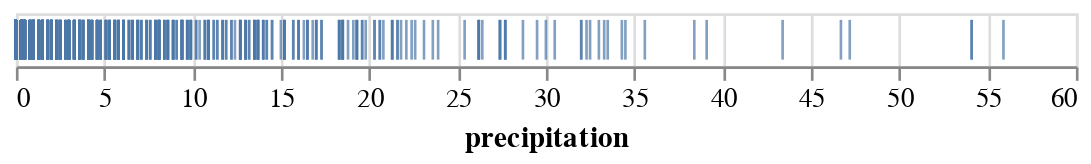

Source (notebook cell):
### Code cell
import altair as alt

alt.Chart(df).mark_tick().encode(
    x='precipitation',
)

### Figure 1 — Vega-Lite specification as saved in the notebook (floating-point values rounded to 4 significant figures; data arrays with more than 128 entries replaced by an {"elided": "..."} marker saying what was removed)
{"config": {"view": {"continuousWidth": 400, "continuousHeight": 300}}, "data": {"name": "data-830c39fec90146253fb06a06c26374ef"}, "mark": "tick", "encoding": {"x": {"type": "quantitative", "field": "precipitation"}}, "$schema": "https://vega.github.io/schema/vega-lite/v4.0.2.json", "datasets": {"data-830c39fec90146253fb06a06c26374ef": {"elided": "1461 records"}}}
